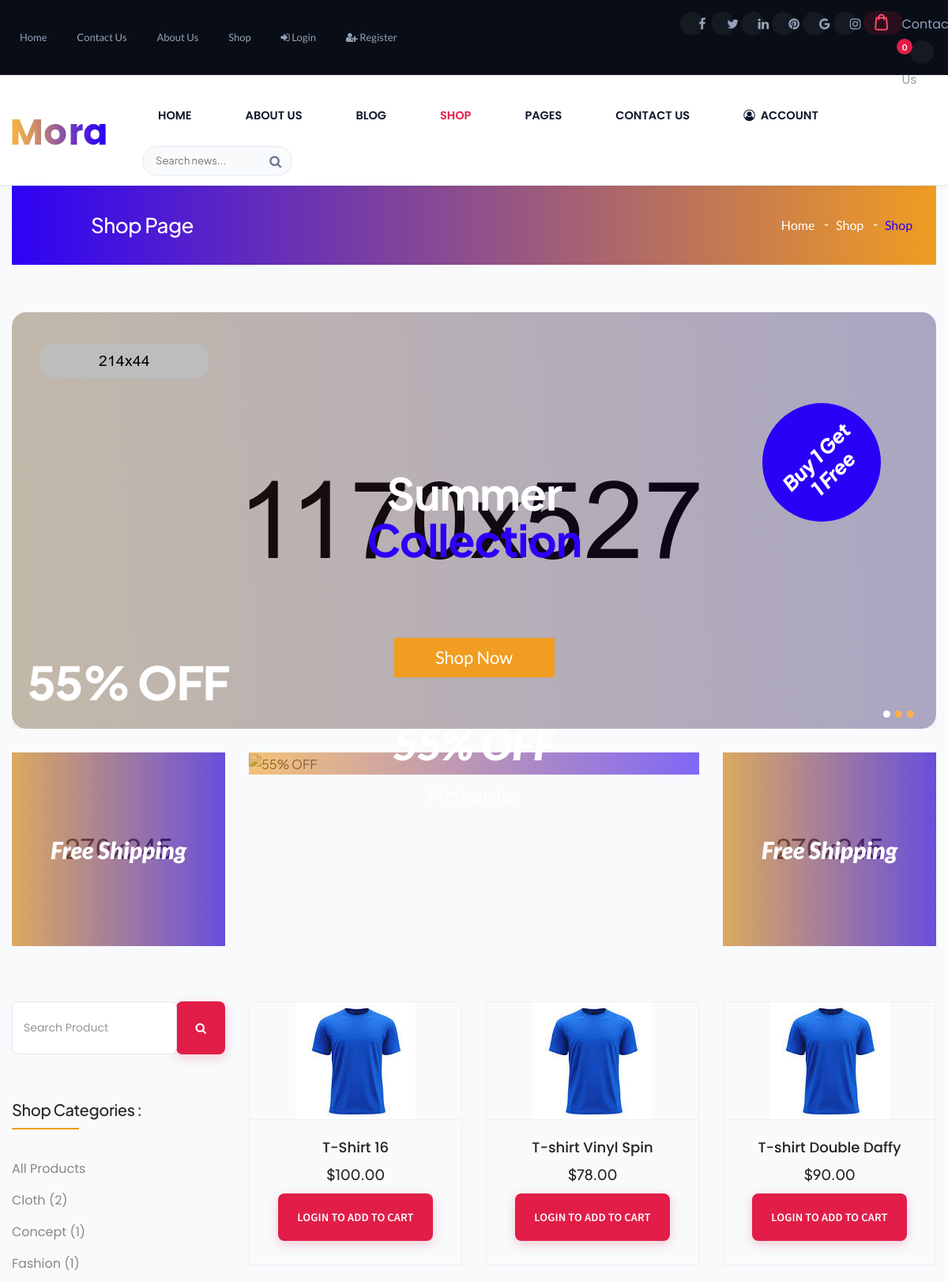
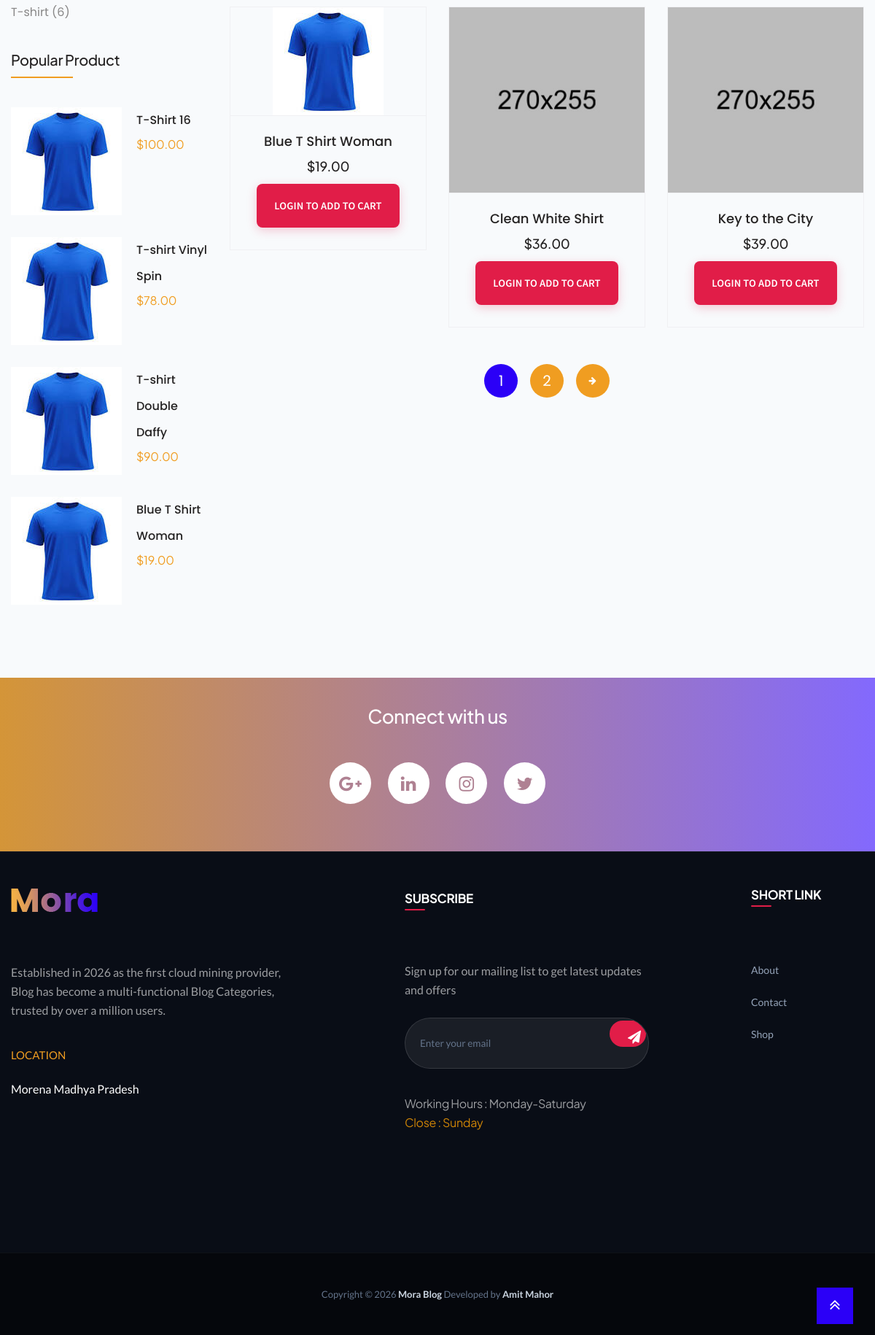
The page /shop.php on the database its author committed (2 pictures, top to bottom).
### tables this page shows
CREATE TABLE `site_settings` (
  `id` int(11) NOT NULL AUTO_INCREMENT,
  `site_name` varchar(100) NOT NULL,
  `logo_path` varchar(255) DEFAULT NULL,
  `site_description` text DEFAULT NULL,
  `location` varchar(255) DEFAULT NULL,
  `working_days` varchar(100) DEFAULT NULL,
  `closing_day` varchar(100) DEFAULT NULL,
  `copyright_year` varchar(10) DEFAULT NULL,
  `developer_name` varchar(100) DEFAULT NULL,
  `developer_url` varchar(255) DEFAULT NULL,
  `status` enum('active','inactive') DEFAULT 'active',
  `created_at` timestamp NOT NULL DEFAULT current_timestamp(),
  `updated_at` timestamp NOT NULL DEFAULT current_timestamp() ON UPDATE current_timestamp(),
  `maintenance_mode` tinyint(1) NOT NULL DEFAULT 0,
  PRIMARY KEY (`id`)
);

CREATE TABLE `products` (
  `id` int(11) NOT NULL AUTO_INCREMENT,
  `name` varchar(150) NOT NULL,
  `price` decimal(10,2) NOT NULL,
  `image` varchar(255) NOT NULL,
  `category` varchar(100) NOT NULL,
  `description` text DEFAULT NULL,
  `status` enum('active','inactive') DEFAULT 'active',
  `created_at` timestamp NOT NULL DEFAULT current_timestamp(),
  PRIMARY KEY (`id`)
);

### shop.php (the view, shortened to what the rows shown need)
<?php
include "includes/db.php";
$productsPerPage = 6;
$page = isset($_GET['page'])
    ? (int) $_GET['page']
    : 1;
$offset = ($page - 1) * $productsPerPage;
$productQuery = "
    SELECT
        id,
        name,
        price,
        image,
        category,
        description,
        created_at
    FROM products
    WHERE status = 'active'
";
$productQuery .= "
    ORDER BY id DESC
    LIMIT $productsPerPage OFFSET $offset
";
$productResult = mysqli_query($conn, $productQuery);
$popularQuery = "
    SELECT
        id,
        name,
        price,
        image
    FROM products
    WHERE status = 'active'
    ORDER BY id DESC
    LIMIT 4
";
$popularResult = mysqli_query($conn, $popularQuery);
?>
<!DOCTYPE html>
<html lang="en">
<head>
    <link href="css/style.css" rel="stylesheet">
</head>
<body class="background-transparent">
<?php include "includes/header.php"; ?>
<header class="main_header_area" id="header">
    <div class="container">
        <div class="header_menu">
            <?php include "includes/navbar.php"; ?>
        </div>
    </div>
</header>
<div class="container">
    <div class="pages_heder">
        <h2>Shop Page</h2>
    </div>
</div>
<section class="shop_banner">
    <div class="container">
        <div class="row">
            <div
                class="carousel slide banner_slider col-12"
                data-ride="carousel"
            >
                <div class="carousel-inner">
                    <div class="carousel-item active">
                        <div class="slider_caption">
                            <h2>
                                <span>Summer</span>
                                Collection
                            </h2>
                        </div>
                        <h1>55% OFF</h1>
                    </div>
                </div>
            </div>
        </div>
    </div>
</section>
<section class="shop_with_sidebar">
    <div class="container">
        <div class="row">
            <div class="col-lg-3 shop_right_sidebar">
                <div class="s_widget popular_products">
                    <?php
                    if ($popularResult && mysqli_num_rows($popularResult) > 0) {
                        $popularFirst = true;
                        while ($popular = mysqli_fetch_assoc($popularResult)) {
                    ?>
                        <div
                            class="media <?php echo $popularFirst ? 'media_fast' : ''; ?>"
                        >
                           <a href="shop-details.php?id=<?= (int) $popular['id'] ?>">
                                <img
                                    src="<?php echo htmlspecialchars($popular['image']); ?>"
                                    alt="<?php echo htmlspecialchars($popular['name']); ?>"
                                >
                            </a>
                            <div class="media-body">
                               <a href="shop-details.php?id=<?= (int) $popular['id'] ?>">
                                    <?php
                                    echo htmlspecialchars(
                                        $popular['name']
                                    );
                                    ?>
                                </a>
                                <h6>
                                    $<?php
                                    echo number_format(
                                        $popular['price'],
                                        2
                                    );
                                    ?>
                                </h6>
                            </div>
                        </div>
                    <?php
                            $popularFirst = false;
                        }
                    } else {
                    ?>
                        <p>
                            No popular products found.
                        </p>
                    <?php
                    }
                    ?>
                </div>
            </div>
            <div class="col-lg-9 shop_left_sidebar">
                <div class="row">
                    <?php
                    if ($productResult && mysqli_num_rows($productResult) > 0) {
                        while ($product = mysqli_fetch_assoc($productResult)) {
                    ?>
                        <div class="col-md-4 col-sm-6">
                            <div class="shop_items">
                                <a
                                    href="shop-details.php?id=<?php echo $product['id']; ?>"
                                    class="shop_img"
                                >
                                    <img
                                        src="<?php echo htmlspecialchars($product['image']); ?>"
                                        alt="<?php echo htmlspecialchars($product['name']); ?>"
                                    >
                                </a>
                                <div class="shop_text">
                                    <a
                                        href="shop-details.php?id=<?php echo $product['id']; ?>"
                                        class="s_heding"
                                    >
                                        <?php
                                        echo htmlspecialchars(
                                            $product['name']
                                        );
                                        ?>
                                    </a>
                                    <h4>
                                        $<?php
                                        echo number_format(
                                            $product['price'],
                                            2
                                        );
                                        ?>
                                    </h4>
<?php if (!empty($_SESSION['registered_user_id'])): ?>
    <?php
    if (empty($_SESSION['cart_csrf_token'])) {
        $_SESSION['cart_csrf_token'] = bin2hex(random_bytes(32));
    }
    ?>
    <form action="cart.php" method="POST">
        <input type="hidden" name="action" value="add">
        <input
            type="hidden"
            name="product_id"
            value="<?= (int) $product['id'] ?>"
        >
        <input type="hidden" name="quantity" value="1">
        <input
            type="hidden"
            name="csrf_token"
            value="<?= htmlspecialchars(
                $_SESSION['cart_csrf_token'],
                ENT_QUOTES,
                'UTF-8'
            ) ?>"
        >
        <button type="submit" class="theme_btn">
            Add to Cart
        </button>
    </form>
<?php else: ?>
    <a href="login.php" class="theme_btn">
        Login to Add to Cart
    </a>
<?php endif; ?>
                                </div>
                            </div>
                        </div>
                    <?php
                        }
                    }
                    ?>
                </div>
            </div>
        </div>
    </div>
</section>
<section class="connect_with_us">
    <div class="container">
        <h2>
            Connect with us
        </h2>
    </div>
</section>
<?php include "includes/footer.php"; ?>
</body>
</html>

### includes/navbar.php (shortened to what the rows shown need)
<?php
require_once __DIR__ . '/db.php';
$navbarLogo = 'images/logo.png';
$logoQuery = $conn->query(
    "SELECT logo_path FROM site_settings WHERE id = 1 LIMIT 1"
);
if ($logoQuery && $logoRow = $logoQuery->fetch_assoc()) {
    if (!empty($logoRow['logo_path'])) {
        $navbarLogo = $logoRow['logo_path'];
    }
}
$isProfileFolder = (basename(dirname($_SERVER['PHP_SELF'] ?? '')) === 'profile');
$navRootBase = $isProfileFolder ? '../' : '';
?>
<nav class="navbar navbar-expand-lg">
    <a class="navbar-brand" href="<?= $navRootBase ?>index.php">
        <img src="<?= htmlspecialchars($navRootBase . $navbarLogo, ENT_QUOTES, 'UTF-8') ?>" alt="Mora Blog">
    </a>
</nav>

### includes/footer.php (shortened to what the rows shown need)
<?php
include "db.php";
$settingsQuery = "
    SELECT
        site_name,
        site_description,
        location,
        working_days,
        closing_day,
        copyright_year,
        developer_name,
        developer_url,
        logo_path
    FROM site_settings
    WHERE status = 'active'
    ORDER BY id DESC
    LIMIT 1
";
$settingsResult = mysqli_query($conn, $settingsQuery);
$settings = null;
if ($settingsResult && mysqli_num_rows($settingsResult) > 0) {
    $settings = mysqli_fetch_assoc($settingsResult);
}
?>
<footer class="footer_area">
    <div class="container">
        <div class="footer_inner row">
            <div class="col-lg-5 col-md-6 footer_logo">
                <a href="index.php">
                   <img
    src="<?php
        echo htmlspecialchars(
            !empty($settings['logo_path'])
                ? $settings['logo_path']
                : 'images/logo.png',
            ENT_QUOTES,
            'UTF-8'
        );
    ?>"
    alt="<?php echo htmlspecialchars($settings['site_name'] ?? 'Mora', ENT_QUOTES, 'UTF-8'); ?>"
>
                </a>
                <p>
                    <?php echo htmlspecialchars($settings['site_description'] ?? ''); ?>
                </p>
                <address>
                    <span>LOCATION</span>
                    <p>
                        <?php echo htmlspecialchars($settings['location'] ?? ''); ?>
                    </p>
                </address>
            </div>
            <div class="col-lg-5 col-md-6">
                <div class="subscribe">
                    <h4>Subscribe</h4>
                    <p>
                        Sign up for our mailing list to get latest updates and offers
                    </p>
                    <form method="POST" action="subscribe.php">
                        <div class="input-group">
                        </div>
                    </form>
                    <h6>
                        Working Hours :
                        <?php
                        echo htmlspecialchars(
                            $settings['working_days'] ?? ''
                        );
                        ?>
                        <span>
                            Close :
                            <?php
                            echo htmlspecialchars(
                                $settings['closing_day'] ?? ''
                            );
                            ?>
                        </span>
                    </h6>
                </div>
            </div>
        </div>
    </div>
    <div class="copy_right">
        <p>
            Copyright ©
            <?php
            echo htmlspecialchars(
                $settings['copyright_year'] ?? date('Y')
            );
            ?>
            <a href="index.php">
                <?php
                echo htmlspecialchars(
                    $settings['site_name'] ?? 'Mora'
                );
                ?>
            </a>
            Developed by
            <a
                href="<?php echo htmlspecialchars($settings['developer_url'] ?? '#'); ?>"
                target="_blank"
                rel="noopener noreferrer"
            >
                <?php
                echo htmlspecialchars(
                    $settings['developer_name'] ?? ''
                );
                ?>
            </a>
        </p>
    </div>
</footer>

### rows shown on the page
site_settings: logo_path (picture), site_description "Established in 2026 as the first cloud mining provider, Blog has become a multi-functional Blog Categories, trusted by over a million users.", location "Morena Madhya Pradesh", working_days "Monday-Saturday", closing_day "Sunday", copyright_year "2026", site_name "Mora Blog", developer_name "Amit Mahor"
products: image (picture), name "T-Shirt 16", price "100.00"
products: image (picture), name "T-shirt Vinyl Spin", price "78.00"
products: image (picture), name "T-shirt Double Daffy", price "90.00"
products: image (picture), name "Blue T Shirt Woman", price "19.00"
products: image (picture), name "Clean White Shirt", price "36.00"
products: image (picture), name "Key to the City", price "39.00"

### other values the page prints
$cartItemCount "0"
$category['category'] "Cloth"
$category['total'] "2"
$category['category'] "Concept"
$category['total'] "1"
$category['category'] "Fashion"
$category['category'] "T-shirt"
$category['total'] "6"
